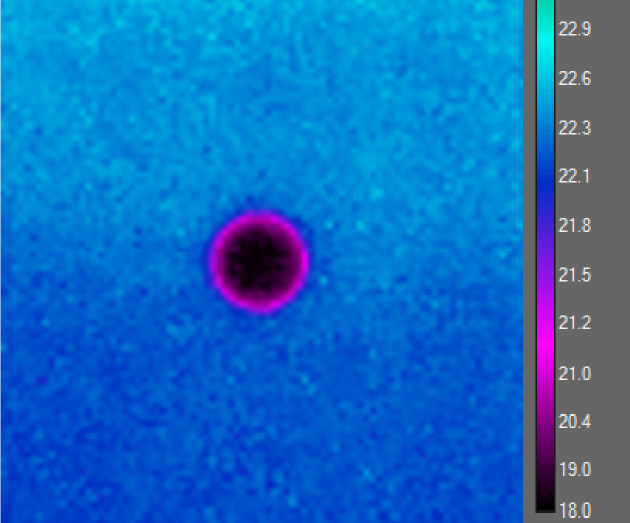
#> input picture Python/python/1.jpg, 1259 x 1045 px, given as the content of the folder r/Wenzel_Boiling_Cassie_transition/Video2framespy_4/140C_4_2, which was not available (shown at 1/2 size)
$ jupyter execute --allow-errors Droplet_volume_height.ipynb
#> lines starting #> are read from the running program, lines starting #| are printed output that depends on the picture; after the words box and inside, x2 and y2 are one past the last pixel; in counts of white or black regions, pixels touching at a corner belong together; pictures that were not available may be replaced by others from this repository, and a replacement may not be noted
#> `im_gray=cv2.imread(str(imagepath),cv2.IMREAD_GRAYSCALE)`:
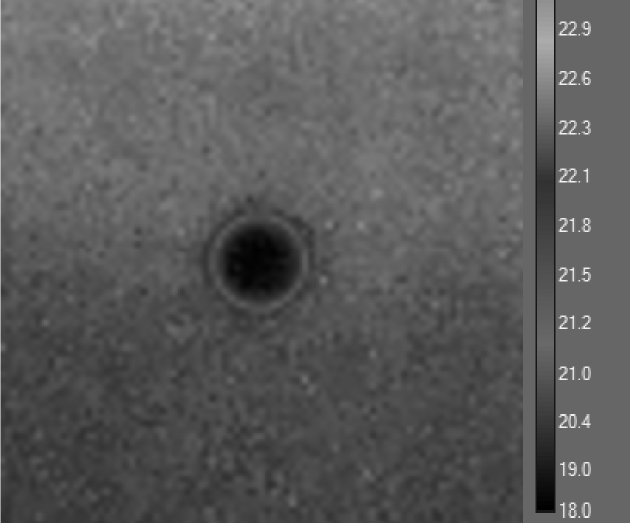
#> im_gray: shape (1045, 1259) (shown at 1/2 size); min 0, max 255, mean 90.9
#> `th, im_b = cv2.threshold(im_gray, thresh, 255, cv2.THRESH_BINARY_INV)`:
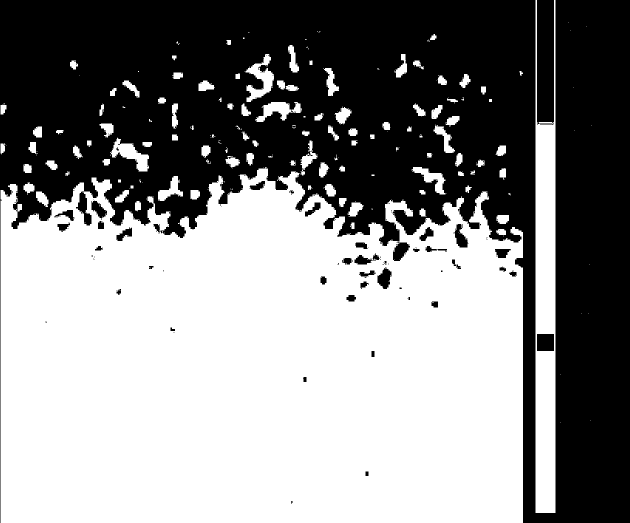
#> im_b: shape (1045, 1259) (shown at 1/2 size); 53.6% white; 194 black regions (155 under 20 px), largest, box (x1, y1, x2, y2) and area: (0, 0, 1259, 1045) 591582, (1074, 0, 1108, 250) 8370, (1074, 668, 1108, 702) 1156
#> `th, im_b = cv2.threshold(im_gray, thresh, 255, cv2.THRESH_BINARY_INV)`: th = 100
#> `cv2.floodFill(im_floodfill, mask, (20,20), 255);`:
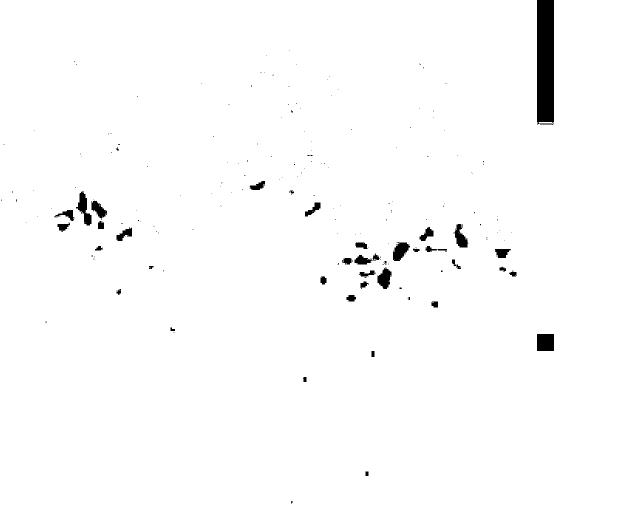
#> im_floodfill: shape (1045, 1259) (shown at 1/2 size); 98.5% white; 221 black regions (182 under 20 px), largest, box (x1, y1, x2, y2) and area: (1074, 0, 1108, 250) 8370, (1074, 668, 1108, 702) 1156, (152, 383, 183, 451) 938
#> `im_floodfill_inv = cv2.bitwise_not(im_floodfill)`:
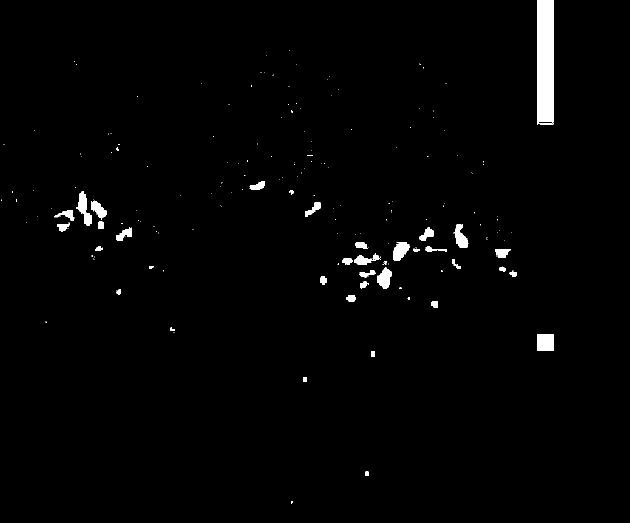
#> im_floodfill_inv: shape (1045, 1259) (shown at 1/2 size); 1.5% white; 221 white regions (182 under 20 px), largest, box (x1, y1, x2, y2) and area: (1074, 0, 1108, 250) 8370, (1074, 668, 1108, 702) 1156, (152, 383, 183, 451) 938
#> `im_out = im_b | im_floodfill_inv`:
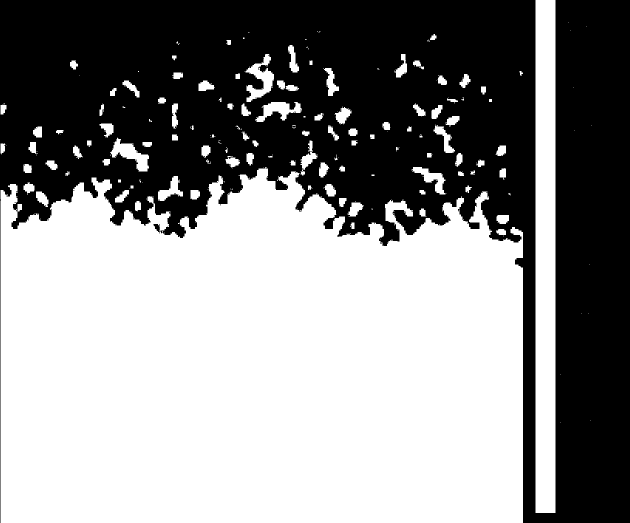
#> im_out: shape (1045, 1259) (shown at 1/2 size); 55.1% white; 1 black region, box (x1, y1, x2, y2) and area: (0, 0, 1259, 1045) 590576
#> `file=pd.DataFrame(im*10)`: file = table of 1045 rows and 1259 columns
#> `width=sum(im.T)[:]`: width = 1045 values, max 1086 at index 626, min 40 at index 0, mean 693.9
#> the loop `for j in range(30,base):` made 387 passes
#> after the loop `for j in range(30,base):`: v = 12.42
#> `Volume=np.append(Volume,v)`: Volume = [12.42]
#> `cc=sorted(point)`: cc = [(1, 12.42, 313)]
#> `f=pd.DataFrame(cc)`: f = table of 1 rows and 3 columns
[cell 1]
import cv2
import glob
import os
import numpy as np;
import pandas as pd;

path='D:/Evaporation_paper/Wenzel_Boiling_Cassie_transition/Video2framespy_4'

Time=[]
Volume=[]
Height=[]
#images=[cv2.imread(file) for file in glob.glob('F:/Droplet_vibration/Self_propulsion Droplet on thin hot oil film/Video2Frames/*.jpg')]
#> (the rest of this cell did not finish here and is left out)
